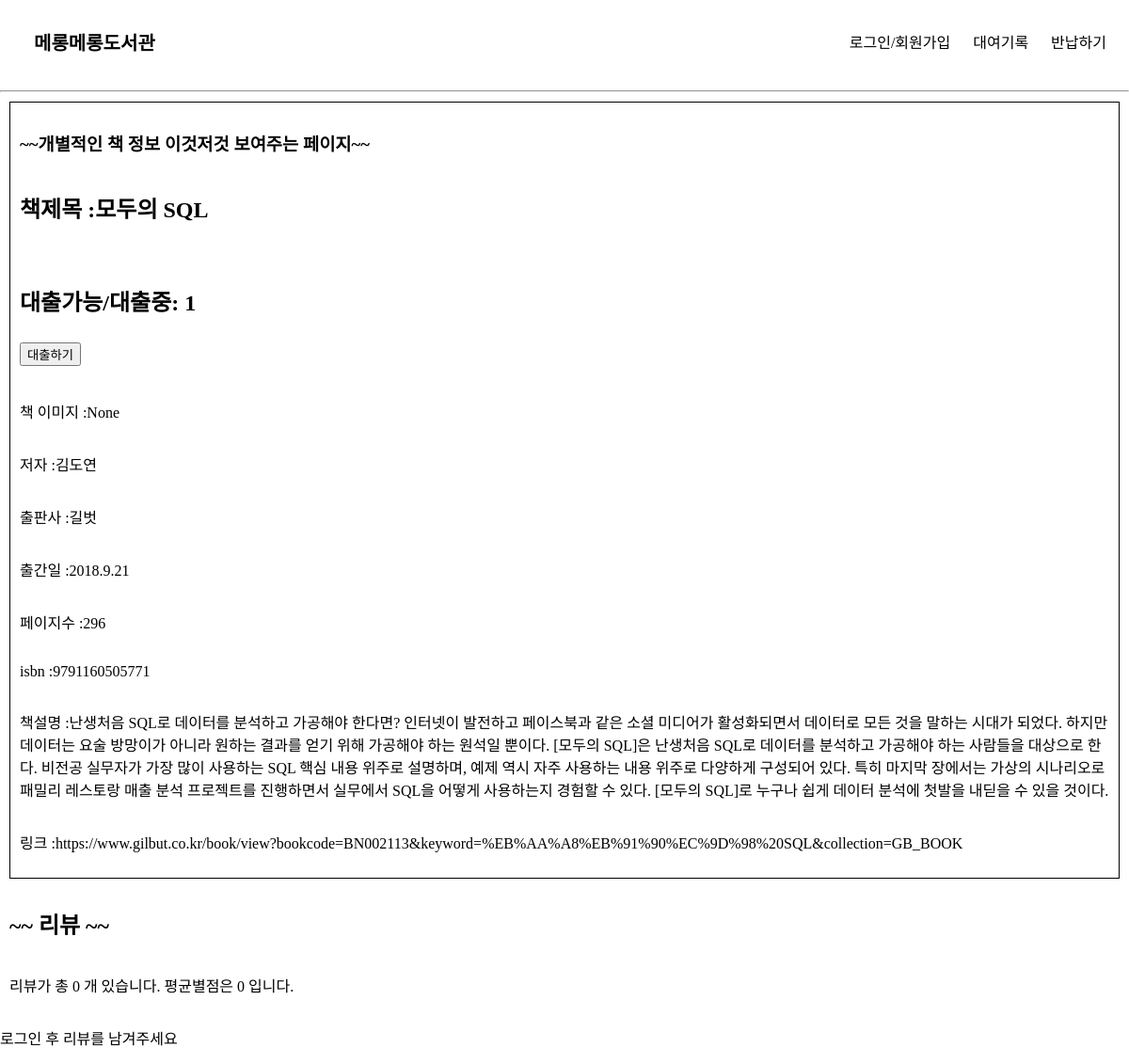
Page /book_info/20 on the earlier database version.
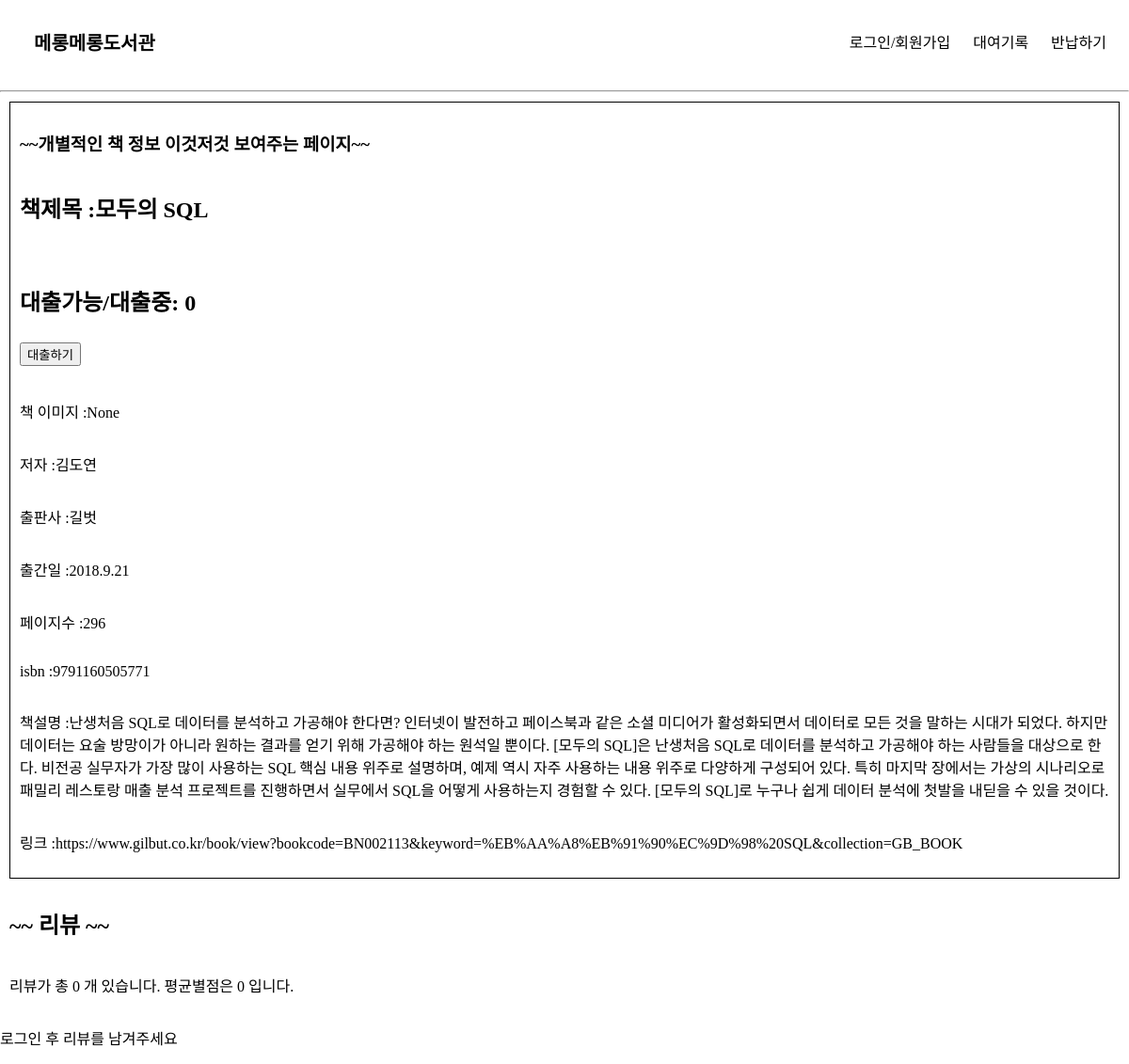
Same page on the later database version.
### elicelibrary/models.py (models this page shows, shortened)
class Book(db.Model):
    __tablename__     = 'Book'
    id                = db.Column(db.Integer, primary_key=True, nullable=False, autoincrement=True, unique=True)
    title             = db.Column(db.String(45), nullable=False)
    author            = db.Column(db.String(45))
    publisher         = db.Column(db.String(45))
    publication_date  = db.Column(db.String(45))
    pages             = db.Column(db.Integer)
    isbn              = db.Column(db.String(45))
    registered_date   = db.Column(db.DateTime, default=datetime.utcnow)
    description       = db.Column(db.Text())    # 길이를 정할 수 없는 문자열은 Text를 쓰면 됨
    book_link         = db.Column(db.String(255))
    book_status       = db.Column(db.String(45))   # "1" :대출가능, "0" : 대출중 , "999" : 폐기    -> 선택형 변수에 적합한 데이터타입이 있을까?
    book_img          = db.Column(db.String(45))    # 책 표지만 바뀐 경우, 또는 책이 다르지만 같은 표지를 쓰는 경우가 있기 때문에 이미지 스토리지에서 같은 이미지의 반복을 막기 위해 별도의 책 이미지 식별 용 변수를 넣음

### elicelibrary/views/book_api.py (the view)
@book.route('/book_info/<int:book_id>', methods=["GET"])
def book_detail(book_id):
    book_info = Book.query.filter(Book.id == book_id).first()
    book_review = Review.query.filter(Review.isbn == book_info.isbn).all()
    rating_sum, rating_avg = 0, 0
    if book_review :
        for review in book_review:
            rating_sum += review.rating
        rating_avg = rating_sum / len(book_review)
    return render_template("book_detail.html", book = book_info, review_list = book_review, rating_avg = rating_avg, review_cnt = len(book_review))

### elicelibrary/templates/book_detail.html (shortened to what this page needs)
{% extends 'base.html' %}
{% block content %}
<div class="book-detail-info-container">
<h3>~~개별적인 책 정보 이것저것 보여주는 페이지~~</h3>
<h2> 책제목 :{{ book.title }}</h2>
<h2>
    <p>    대출가능/대출중: {{ book.book_status }}   </p>
    <form action="{{ url_for('book.checkout', book_id=book.id) }}" method="post">
        <input class='checkout-btn' type="submit" value="대출하기">
    </form>
</h2>
<p> 책 이미지 :{{ book.book_img }}</p>
<p> 저자 :{{ book.author }}</p>
<p> 출판사 :{{ book.publisher }}</p>
<p> 출간일 :{{ book.publication_date }}</p>
<p> 페이지수 :{{ book.pages }}</p>
<p> isbn :{{ book.isbn }}</p>
<p> 책설명 :{{ book.description }}</p>
<p> 링크 :{{ book.book_link }}</p>
</div>
<div class="review-container">
    <h2>~~ 리뷰 ~~</h2>
    <p>리뷰가 총 {{ review_cnt }} 개 있습니다. 평균별점은 {{ rating_avg }} 입니다. </p>
</div>
{% if session['login_id'] %}
<h3>리뷰 작성</h3>
<form action="{{ url_for('book.write_review', book_id=book.id) }}" method="post">
    <select name="star">
        <option value="1">1점</option>
        <option value="2">2점</option>
        <option value="3">3점</option>
        <option value="4">4점</option>
        <option value="5">5점</option>
    </select>
    <div class="form-group">
        <label for="review">리뷰</label>
        <input class="form-control" name="review" id="review" placeholder="리뷰를 작성해주세요."></input>
    </div>
    <input class="btn btn-primary" type="submit" value="리뷰 올리기">
</form>
{% else %}
<p>로그인 후 리뷰를 남겨주세요</p>
{% endif %}
{% endblock %}

### elicelibrary/templates/base.html (shortened to what this page needs)
<!DOCTYPE html>
<html lang="en">
<head>
    <link rel="stylesheet" href="{{ url_for('static', filename='style.css') }}" />
</head>
<body>
    <header>
        <nav class="navbar">
            <a class="header-main-name" href="/">메롱메롱도서관</a>
            <ul class="navbar-menu">
                {% block nav_link %}
                {% if session['login_id'] %}
                <li><a class="nav-link" href="/logout">로그아웃</a></li>
                <li><a class="nav-link" href="/checkout_records">대여기록</a></li>
                <li><a class="nav-link" href="/return">반납하기</a></li>
                {% else %}
                <li><a class="nav-link" href="/login">로그인/회원가입</a></li>
                <li><a class="nav-link" href="/checkout_records">대여기록</a></li>
                <li><a class="nav-link" href="/return">반납하기</a></li>
                {% endif %}
                {% endblock %}
            </ul>
        </nav>
    </header>
    <hr>
    {% block content %}
    {% endblock %}
</body>
</html>

### elicelibrary/static/style.css (style rules this page uses)
:root { --text-color: black; --background-color: white; --accent-color: grey; }
body { margin: 0; }
a { text-decoration: none; color: var(--text-color); }
.navbar { display: flex; justify-content: space-between; align-items: center; background-color: var(--background-color); padding: 8px 12px; }
.header-main-name { font-family: "Source Sans Pro", sans-serif; font-weight: bold; font-size: 20px; padding-left: 24px; }
.navbar-menu { display: flex; list-style: none; padding-left: 0; }
.navbar-menu li { padding: 8px 12px; }
.review-container { margin: 10px 10px 10px 10px; display: flex; flex-wrap: wrap; flex-direction: column; }
.book-detail-info-container { margin: 10px 10px 10px 10px; padding: 10px; display: flex; flex-wrap: wrap; flex-direction: column; border: 1px solid black; }

Differences in the rows shown:
changed Book "모두의 SQL": book_status "1" → "0"
